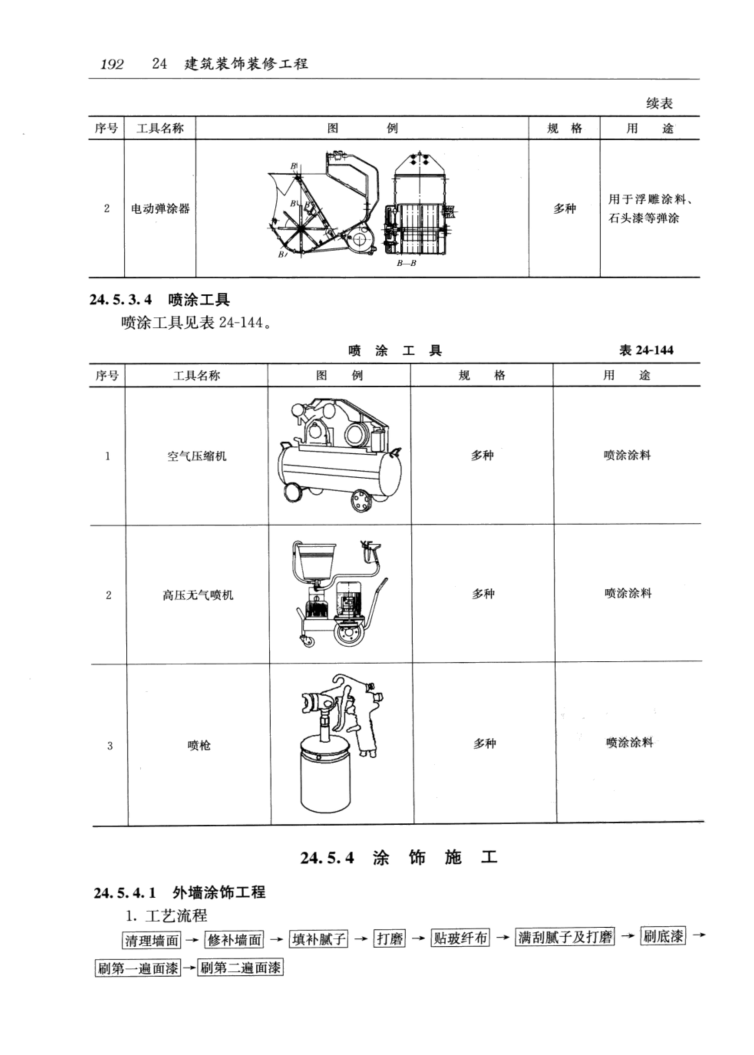
#> input picture documents/Building_Construction_Handbook/1.jpg, 3768 x 5273 px (shown at 1/5 size); its folder holds only this picture in this run
$ python show_all_ref.py
#> lines starting #> are read from the running program, lines starting #| are printed output that depends on the picture
import json
from pathlib import Path
from PIL import Image, ImageDraw
import shutil

shutil.rmtree('./all_ref', ignore_errors=True)
Path('./all_ref').mkdir(parents=True, exist_ok=True)

# folder = 'Harbin_Project_1'
folder = 'Building_Construction_Handbook'
with open(f'../documents/{folder}/bbox.json', 'r', encoding='utf-8') as f:
#> (reads documents/Building_Construction_Handbook/bbox.json from the repository)
    bbox_records = json.load(f)
idx_lst = list(range(1, len(bbox_records) + 1))
for idx in idx_lst:
    for item in bbox_records:
        if item['block_idx'] == idx:
            break
    page = item['page']
    bbox = item['bbox']
    w, h = item['page_size']
    img_path = f'../documents/{folder}/{page}.jpg'
    img = Image.open(img_path)
#> img is the input picture: PIL image 3768x5273 RGB; min 0, max 255, mean 246.3
    left, top, right, bottom = bbox
    # 先把原图resize成w和h，再在原图上画出bbox（画矩形）
    img = img.resize((w, h))
#> img: PIL image 2826x3954 RGB
    draw = ImageDraw.Draw(img)
    draw.rectangle([left, top, right, bottom], outline='red', width=5)
    img = img.resize((int(0.7 * w), int(0.7 * h)))
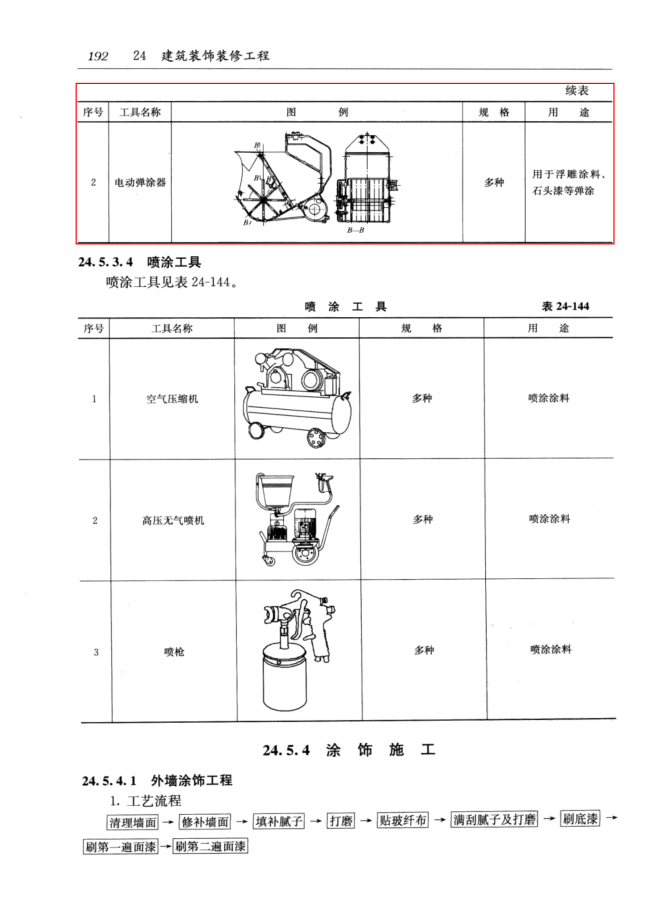
#> img: PIL image 1978x2767 RGB (shown at 1/3 size); mean R, G, B 246.3, 245.6, 245.6
#> (the run stopped early here; a loop or call above may not have finished)
